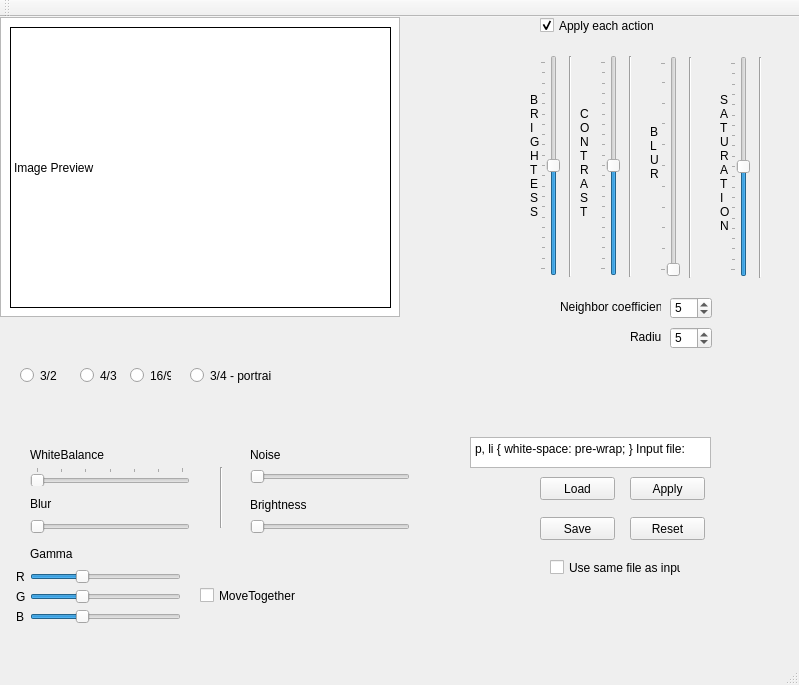
<?xml version="1.0" encoding="UTF-8"?>
<ui version="4.0">
 <class>MainWindow</class>
 <widget class="QMainWindow" name="MainWindow">
  <property name="geometry">
   <rect>
    <x>0</x>
    <y>0</y>
    <width>799</width>
    <height>685</height>
   </rect>
  </property>
  <property name="windowTitle">
   <string>MainWindow</string>
  </property>
  <widget class="QWidget" name="centralWidget">
   <widget class="QGraphicsView" name="ImageWindow">
    <property name="geometry">
     <rect>
      <x>0</x>
      <y>0</y>
      <width>400</width>
      <height>300</height>
     </rect>
    </property>
   </widget>
   <widget class="QSlider" name="horizontalSlider">
    <property name="geometry">
     <rect>
      <x>30</x>
      <y>450</y>
      <width>160</width>
      <height>19</height>
     </rect>
    </property>
    <property name="maximum">
     <number>6</number>
    </property>
    <property name="orientation">
     <enum>Qt::Horizontal</enum>
    </property>
    <property name="invertedControls">
     <bool>false</bool>
    </property>
    <property name="tickPosition">
     <enum>QSlider::TicksAbove</enum>
    </property>
    <property name="tickInterval">
     <number>1</number>
    </property>
   </widget>
   <widget class="QSlider" name="horizontalSlider_2">
    <property name="geometry">
     <rect>
      <x>30</x>
      <y>500</y>
      <width>160</width>
      <height>19</height>
     </rect>
    </property>
    <property name="orientation">
     <enum>Qt::Horizontal</enum>
    </property>
   </widget>
   <widget class="QLabel" name="label">
    <property name="geometry">
     <rect>
      <x>30</x>
      <y>430</y>
      <width>101</width>
      <height>16</height>
     </rect>
    </property>
    <property name="text">
     <string>WhiteBalance</string>
    </property>
   </widget>
   <widget class="QLabel" name="label_2">
    <property name="geometry">
     <rect>
      <x>30</x>
      <y>480</y>
      <width>47</width>
      <height>13</height>
     </rect>
    </property>
    <property name="text">
     <string>Blur</string>
    </property>
   </widget>
   <widget class="QSlider" name="BrightnessSlider">
    <property name="geometry">
     <rect>
      <x>540</x>
      <y>38</y>
      <width>20</width>
      <height>221</height>
     </rect>
    </property>
    <property name="minimum">
     <number>-100</number>
    </property>
    <property name="maximum">
     <number>100</number>
    </property>
    <property name="orientation">
     <enum>Qt::Vertical</enum>
    </property>
    <property name="invertedControls">
     <bool>false</bool>
    </property>
    <property name="tickPosition">
     <enum>QSlider::TicksAbove</enum>
    </property>
   </widget>
   <widget class="Line" name="line">
    <property name="geometry">
     <rect>
      <x>560</x>
      <y>39</y>
      <width>20</width>
      <height>221</height>
     </rect>
    </property>
    <property name="orientation">
     <enum>Qt::Vertical</enum>
    </property>
   </widget>
   <widget class="QSlider" name="ContrastSlider">
    <property name="geometry">
     <rect>
      <x>600</x>
      <y>38</y>
      <width>20</width>
      <height>221</height>
     </rect>
    </property>
    <property name="minimum">
     <number>-100</number>
    </property>
    <property name="maximum">
     <number>100</number>
    </property>
    <property name="value">
     <number>0</number>
    </property>
    <property name="orientation">
     <enum>Qt::Vertical</enum>
    </property>
    <property name="tickPosition">
     <enum>QSlider::TicksAbove</enum>
    </property>
   </widget>
   <widget class="Line" name="line_2">
    <property name="geometry">
     <rect>
      <x>620</x>
      <y>39</y>
      <width>20</width>
      <height>221</height>
     </rect>
    </property>
    <property name="orientation">
     <enum>Qt::Vertical</enum>
    </property>
   </widget>
   <widget class="QSlider" name="BlurImageSlider">
    <property name="geometry">
     <rect>
      <x>660</x>
      <y>39</y>
      <width>20</width>
      <height>221</height>
     </rect>
    </property>
    <property name="minimum">
     <number>1</number>
    </property>
    <property name="maximum">
     <number>100</number>
    </property>
    <property name="orientation">
     <enum>Qt::Vertical</enum>
    </property>
    <property name="tickPosition">
     <enum>QSlider::TicksAbove</enum>
    </property>
   </widget>
   <widget class="Line" name="line_3">
    <property name="geometry">
     <rect>
      <x>680</x>
      <y>40</y>
      <width>20</width>
      <height>221</height>
     </rect>
    </property>
    <property name="orientation">
     <enum>Qt::Vertical</enum>
    </property>
   </widget>
   <widget class="QSlider" name="verticalSlider_4">
    <property name="geometry">
     <rect>
      <x>730</x>
      <y>39</y>
      <width>20</width>
      <height>221</height>
     </rect>
    </property>
    <property name="autoFillBackground">
     <bool>true</bool>
    </property>
    <property name="minimum">
     <number>-100</number>
    </property>
    <property name="maximum">
     <number>100</number>
    </property>
    <property name="orientation">
     <enum>Qt::Vertical</enum>
    </property>
    <property name="tickPosition">
     <enum>QSlider::TicksAbove</enum>
    </property>
   </widget>
   <widget class="Line" name="line_4">
    <property name="geometry">
     <rect>
      <x>750</x>
      <y>40</y>
      <width>20</width>
      <height>221</height>
     </rect>
    </property>
    <property name="orientation">
     <enum>Qt::Vertical</enum>
    </property>
   </widget>
   <widget class="QPushButton" name="pushButton">
    <property name="geometry">
     <rect>
      <x>630</x>
      <y>460</y>
      <width>75</width>
      <height>23</height>
     </rect>
    </property>
    <property name="text">
     <string>Apply</string>
    </property>
   </widget>
   <widget class="QPushButton" name="pushButton_2">
    <property name="geometry">
     <rect>
      <x>630</x>
      <y>500</y>
      <width>75</width>
      <height>23</height>
     </rect>
    </property>
    <property name="text">
     <string>Reset</string>
    </property>
   </widget>
   <widget class="QPushButton" name="pushButton_3">
    <property name="geometry">
     <rect>
      <x>540</x>
      <y>500</y>
      <width>75</width>
      <height>23</height>
     </rect>
    </property>
    <property name="text">
     <string>Save</string>
    </property>
   </widget>
   <widget class="QPushButton" name="pushButton_4">
    <property name="geometry">
     <rect>
      <x>540</x>
      <y>460</y>
      <width>75</width>
      <height>23</height>
     </rect>
    </property>
    <property name="text">
     <string>Load</string>
    </property>
   </widget>
   <widget class="QSlider" name="horizontalSlider_5">
    <property name="geometry">
     <rect>
      <x>250</x>
      <y>450</y>
      <width>160</width>
      <height>19</height>
     </rect>
    </property>
    <property name="orientation">
     <enum>Qt::Horizontal</enum>
    </property>
   </widget>
   <widget class="QLabel" name="label_3">
    <property name="geometry">
     <rect>
      <x>250</x>
      <y>480</y>
      <width>81</width>
      <height>16</height>
     </rect>
    </property>
    <property name="text">
     <string>Brightness</string>
    </property>
   </widget>
   <widget class="QSlider" name="horizontalSlider_6">
    <property name="geometry">
     <rect>
      <x>250</x>
      <y>500</y>
      <width>160</width>
      <height>19</height>
     </rect>
    </property>
    <property name="orientation">
     <enum>Qt::Horizontal</enum>
    </property>
   </widget>
   <widget class="QLabel" name="label_4">
    <property name="geometry">
     <rect>
      <x>250</x>
      <y>430</y>
      <width>101</width>
      <height>16</height>
     </rect>
    </property>
    <property name="text">
     <string>Noise</string>
    </property>
   </widget>
   <widget class="QCheckBox" name="checkBox_1">
    <property name="geometry">
     <rect>
      <x>550</x>
      <y>540</y>
      <width>131</width>
      <height>21</height>
     </rect>
    </property>
    <property name="text">
     <string>Use same file as input</string>
    </property>
   </widget>
   <widget class="Line" name="line_5">
    <property name="geometry">
     <rect>
      <x>220</x>
      <y>450</y>
      <width>3</width>
      <height>61</height>
     </rect>
    </property>
    <property name="orientation">
     <enum>Qt::Vertical</enum>
    </property>
   </widget>
   <widget class="QSlider" name="horizontalSlider_3">
    <property name="geometry">
     <rect>
      <x>30</x>
      <y>550</y>
      <width>151</width>
      <height>19</height>
     </rect>
    </property>
    <property name="minimum">
     <number>0</number>
    </property>
    <property name="maximum">
     <number>30</number>
    </property>
    <property name="singleStep">
     <number>1</number>
    </property>
    <property name="value">
     <number>10</number>
    </property>
    <property name="orientation">
     <enum>Qt::Horizontal</enum>
    </property>
   </widget>
   <widget class="QSlider" name="horizontalSlider_4">
    <property name="geometry">
     <rect>
      <x>30</x>
      <y>570</y>
      <width>151</width>
      <height>19</height>
     </rect>
    </property>
    <property name="minimum">
     <number>0</number>
    </property>
    <property name="maximum">
     <number>30</number>
    </property>
    <property name="value">
     <number>10</number>
    </property>
    <property name="orientation">
     <enum>Qt::Horizontal</enum>
    </property>
   </widget>
   <widget class="QSlider" name="horizontalSlider_7">
    <property name="geometry">
     <rect>
      <x>30</x>
      <y>590</y>
      <width>151</width>
      <height>19</height>
     </rect>
    </property>
    <property name="minimum">
     <number>0</number>
    </property>
    <property name="maximum">
     <number>30</number>
    </property>
    <property name="value">
     <number>10</number>
    </property>
    <property name="orientation">
     <enum>Qt::Horizontal</enum>
    </property>
   </widget>
   <widget class="QLabel" name="label_5">
    <property name="geometry">
     <rect>
      <x>16</x>
      <y>550</y>
      <width>41</width>
      <height>20</height>
     </rect>
    </property>
    <property name="text">
     <string>R</string>
    </property>
   </widget>
   <widget class="QLabel" name="label_6">
    <property name="geometry">
     <rect>
      <x>16</x>
      <y>570</y>
      <width>51</width>
      <height>20</height>
     </rect>
    </property>
    <property name="text">
     <string>G</string>
    </property>
   </widget>
   <widget class="QLabel" name="label_7">
    <property name="geometry">
     <rect>
      <x>16</x>
      <y>590</y>
      <width>51</width>
      <height>20</height>
     </rect>
    </property>
    <property name="text">
     <string>B</string>
    </property>
   </widget>
   <widget class="QCheckBox" name="MoveTogetherCheckBox">
    <property name="geometry">
     <rect>
      <x>200</x>
      <y>570</y>
      <width>101</width>
      <height>17</height>
     </rect>
    </property>
    <property name="text">
     <string>MoveTogether</string>
    </property>
   </widget>
   <widget class="QLabel" name="label_8">
    <property name="geometry">
     <rect>
      <x>30</x>
      <y>530</y>
      <width>47</width>
      <height>13</height>
     </rect>
    </property>
    <property name="text">
     <string>Gamma</string>
    </property>
   </widget>
   <widget class="QLabel" name="label_9">
    <property name="geometry">
     <rect>
      <x>10</x>
      <y>10</y>
      <width>381</width>
      <height>281</height>
     </rect>
    </property>
    <property name="mouseTracking">
     <bool>true</bool>
    </property>
    <property name="frameShape">
     <enum>QFrame::Box</enum>
    </property>
    <property name="text">
     <string>Image Preview</string>
    </property>
   </widget>
   <widget class="QTextEdit" name="textEdit">
    <property name="geometry">
     <rect>
      <x>470</x>
      <y>420</y>
      <width>241</width>
      <height>31</height>
     </rect>
    </property>
    <property name="html">
     <string>&lt;!DOCTYPE HTML PUBLIC &quot;-//W3C//DTD HTML 4.0//EN&quot; &quot;http://www.w3.org/TR/REC-html40/strict.dtd&quot;&gt;
&lt;html&gt;&lt;head&gt;&lt;meta name=&quot;qrichtext&quot; content=&quot;1&quot; /&gt;&lt;style type=&quot;text/css&quot;&gt;
p, li { white-space: pre-wrap; }
&lt;/style&gt;&lt;/head&gt;&lt;body style=&quot; font-family:'MS Shell Dlg 2'; font-size:8.25pt; font-weight:400; font-style:normal;&quot;&gt;
&lt;p style=&quot; margin-top:0px; margin-bottom:0px; margin-left:0px; margin-right:0px; -qt-block-indent:0; text-indent:0px;&quot;&gt;&lt;span style=&quot; font-size:8pt;&quot;&gt;Input file:&lt;/span&gt;&lt;/p&gt;&lt;/body&gt;&lt;/html&gt;</string>
    </property>
   </widget>
   <widget class="QRadioButton" name="radioButton">
    <property name="geometry">
     <rect>
      <x>20</x>
      <y>350</y>
      <width>41</width>
      <height>17</height>
     </rect>
    </property>
    <property name="text">
     <string>3/2</string>
    </property>
   </widget>
   <widget class="QRadioButton" name="radioButton_2">
    <property name="geometry">
     <rect>
      <x>80</x>
      <y>350</y>
      <width>41</width>
      <height>17</height>
     </rect>
    </property>
    <property name="text">
     <string>4/3</string>
    </property>
   </widget>
   <widget class="QRadioButton" name="radioButton_3">
    <property name="geometry">
     <rect>
      <x>130</x>
      <y>350</y>
      <width>41</width>
      <height>17</height>
     </rect>
    </property>
    <property name="text">
     <string>16/9</string>
    </property>
   </widget>
   <widget class="QRadioButton" name="radioButton_4">
    <property name="geometry">
     <rect>
      <x>190</x>
      <y>350</y>
      <width>81</width>
      <height>17</height>
     </rect>
    </property>
    <property name="text">
     <string>3/4 - portrait</string>
    </property>
   </widget>
   <widget class="QSpinBox" name="spinBox">
    <property name="geometry">
     <rect>
      <x>670</x>
      <y>280</y>
      <width>42</width>
      <height>22</height>
     </rect>
    </property>
    <property name="maximum">
     <number>50</number>
    </property>
    <property name="value">
     <number>5</number>
    </property>
   </widget>
   <widget class="QLabel" name="label_10">
    <property name="geometry">
     <rect>
      <x>560</x>
      <y>280</y>
      <width>101</width>
      <height>20</height>
     </rect>
    </property>
    <property name="text">
     <string>Neighbor coefficients:</string>
    </property>
   </widget>
   <widget class="QSpinBox" name="spinBox_2">
    <property name="geometry">
     <rect>
      <x>670</x>
      <y>310</y>
      <width>42</width>
      <height>22</height>
     </rect>
    </property>
    <property name="maximum">
     <number>50</number>
    </property>
    <property name="value">
     <number>5</number>
    </property>
   </widget>
   <widget class="QLabel" name="label_11">
    <property name="geometry">
     <rect>
      <x>630</x>
      <y>310</y>
      <width>31</width>
      <height>20</height>
     </rect>
    </property>
    <property name="text">
     <string>Radius</string>
    </property>
   </widget>
   <widget class="QLabel" name="label_12">
    <property name="geometry">
     <rect>
      <x>530</x>
      <y>40</y>
      <width>16</width>
      <height>211</height>
     </rect>
    </property>
    <property name="text">
     <string>B
R
I
G
H
T
E
S
S
</string>
    </property>
   </widget>
   <widget class="QLabel" name="label_13">
    <property name="geometry">
     <rect>
      <x>580</x>
      <y>40</y>
      <width>16</width>
      <height>211</height>
     </rect>
    </property>
    <property name="text">
     <string>C
O
N
T
R
A
S
T</string>
    </property>
   </widget>
   <widget class="QLabel" name="label_14">
    <property name="geometry">
     <rect>
      <x>650</x>
      <y>30</y>
      <width>16</width>
      <height>211</height>
     </rect>
    </property>
    <property name="text">
     <string>B
L
U
R</string>
    </property>
   </widget>
   <widget class="QLabel" name="label_15">
    <property name="geometry">
     <rect>
      <x>720</x>
      <y>40</y>
      <width>16</width>
      <height>211</height>
     </rect>
    </property>
    <property name="text">
     <string>S
A
T
U
R
A
T
I
O
N</string>
    </property>
   </widget>
   <widget class="QCheckBox" name="ApplyCheckBox">
    <property name="geometry">
     <rect>
      <x>540</x>
      <y>0</y>
      <width>131</width>
      <height>17</height>
     </rect>
    </property>
    <property name="text">
     <string>Apply each action</string>
    </property>
    <property name="checked">
     <bool>true</bool>
    </property>
   </widget>
   <zorder>ImageWindow</zorder>
   <zorder>horizontalSlider</zorder>
   <zorder>horizontalSlider_2</zorder>
   <zorder>label</zorder>
   <zorder>label_2</zorder>
   <zorder>BrightnessSlider</zorder>
   <zorder>line</zorder>
   <zorder>ContrastSlider</zorder>
   <zorder>line_2</zorder>
   <zorder>BlurImageSlider</zorder>
   <zorder>line_3</zorder>
   <zorder>verticalSlider_4</zorder>
   <zorder>line_4</zorder>
   <zorder>pushButton</zorder>
   <zorder>pushButton_2</zorder>
   <zorder>pushButton_3</zorder>
   <zorder>pushButton_4</zorder>
   <zorder>horizontalSlider_5</zorder>
   <zorder>label_3</zorder>
   <zorder>horizontalSlider_6</zorder>
   <zorder>label_4</zorder>
   <zorder>checkBox_1</zorder>
   <zorder>line_5</zorder>
   <zorder>horizontalSlider_3</zorder>
   <zorder>horizontalSlider_4</zorder>
   <zorder>horizontalSlider_7</zorder>
   <zorder>label_5</zorder>
   <zorder>label_6</zorder>
   <zorder>label_7</zorder>
   <zorder>MoveTogetherCheckBox</zorder>
   <zorder>label_8</zorder>
   <zorder>textEdit</zorder>
   <zorder>radioButton</zorder>
   <zorder>radioButton_2</zorder>
   <zorder>radioButton_3</zorder>
   <zorder>radioButton_4</zorder>
   <zorder>label_9</zorder>
   <zorder>spinBox</zorder>
   <zorder>label_10</zorder>
   <zorder>spinBox_2</zorder>
   <zorder>label_11</zorder>
   <zorder>label_12</zorder>
   <zorder>label_13</zorder>
   <zorder>label_14</zorder>
   <zorder>label_15</zorder>
   <zorder>ApplyCheckBox</zorder>
  </widget>
  <widget class="QMenuBar" name="menuBar">
   <property name="geometry">
    <rect>
     <x>0</x>
     <y>0</y>
     <width>799</width>
     <height>21</height>
    </rect>
   </property>
  </widget>
  <widget class="QToolBar" name="mainToolBar">
   <attribute name="toolBarArea">
    <enum>TopToolBarArea</enum>
   </attribute>
   <attribute name="toolBarBreak">
    <bool>false</bool>
   </attribute>
  </widget>
  <widget class="QStatusBar" name="statusBar"/>
 </widget>
 <layoutdefault spacing="6" margin="11"/>
 <resources/>
 <connections/>
</ui>
